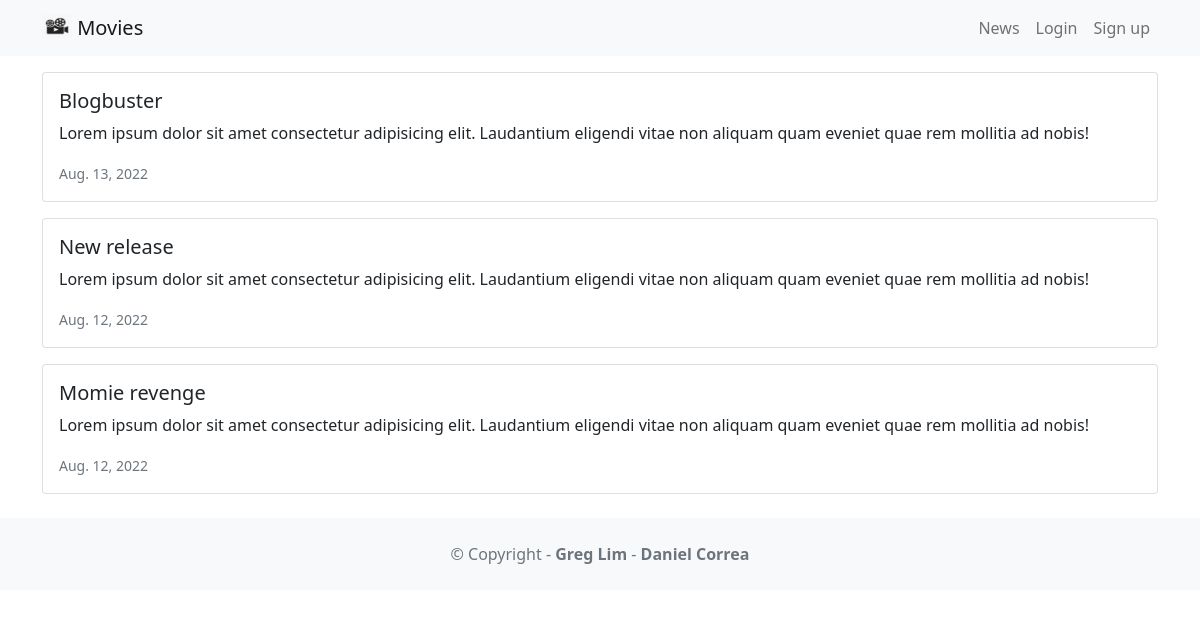
Page /news/ on the committed database.
### news/models.py (models this page shows, shortened)
class News(models.Model):
    headline = models.CharField(max_length=200)
    body = models.TextField()
    date = models.DateField()

### news/views.py (the view)
# urls.py: path('news/', include('news.urls')), # includes news app own urls
def news(request):
    newss = News.objects.all().order_by('-date')
    return render(request, 'news.html', {'newss':newss})

### news/templates/news.html
{% extends 'base.html' %}
{% block content %}
          {% for news in newss %}
            <div class="card mb-3">
                <div class="row g-0">
                    <div>
                        <div class="card-body">
                            <h5 class="card-title">{{ news.headline }}</h5>
                            <p class="card-text">{{ news.body }}</p>
                            <p class="card-text">
                               <small class="text-muted">{{ news.date }}</small> </p>
                        </div>
                    </div>
                </div>
            </div>
         {% endfor %}
{% endblock %}

### rows in the picture
News: headline "Blogbuster", body "Lorem ipsum dolor sit amet consectetur adipisicing elit. Laudantium eligendi vitae non aliquam quam eveniet quae rem mollitia ad nobis!", date "Aug. 13, 2022"
News: headline "New release", body "Lorem ipsum dolor sit amet consectetur adipisicing elit. Laudantium eligendi vitae non aliquam quam eveniet quae rem mollitia ad nobis!", date "Aug. 12, 2022"
News: headline "Momie revenge", body "Lorem ipsum dolor sit amet consectetur adipisicing elit. Laudantium eligendi vitae non aliquam quam eveniet quae rem mollitia ad nobis!", date "Aug. 12, 2022"
